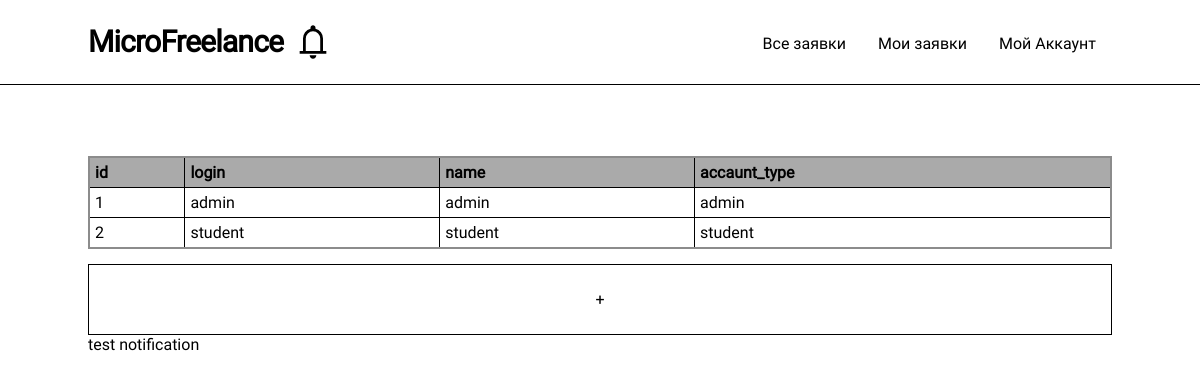
Page /admin (signed in) on the earlier database version.
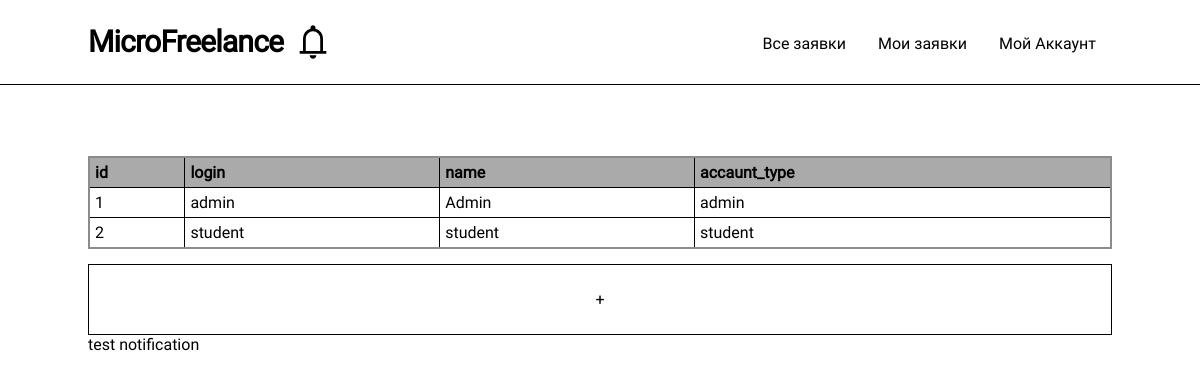
Same page on the later database version.
### models.py (models this page shows, shortened)
class User(UserMixin, db.Model):
    __table_name__ = "users"
    id: Mapped[int]                         = mapped_column(primary_key=True)
    login: Mapped[str]                      = mapped_column(String(64), index=True, unique=True)
    password_hash: Mapped[Optional[str]]    = mapped_column(String(256))
    name: Mapped[Optional[str]]             = mapped_column(String(64))
    aboutme: Mapped[Optional[str]]          = mapped_column(String(256))
    contact_info: Mapped[Optional[str]]     = mapped_column(String(256))
    account_type: Mapped[str]               = mapped_column(String(256), default='student')
    def check_role(self, roles: list[str]) -> bool:
        if type(roles) is str:
            return self.account_type == roles
        return self.account_type in roles

### routes.py (the view)
@app.route('/admin')
@login_required
def admin_panel():
    if not current_user.check_role('admin'):
        abort(418)
    users = db.session.scalars(sa.select(User))
    return render_template('admin/admin_panel.html', users=users)

### models.py (called while the page is built)
@login.user_loader
def load_user(id):
  return db.session.get(User, int(id))

### routes.py (called while the page is built)
def render_template(*args, **kwargs):
    kwargs['current_user'] = current_user
    return base_render_teplate(*args, **kwargs)

### templates/admin/admin_panel.html
{% extends "base/base.html" %}
{% block content %}
<div class="admin-panel">
  <table class="user-table">
    <thead class="header">
      <tr>
        <th>id</th>
        <th>login</th>
        <th>name</th>
        <th>accaunt_type</th>
      </tr>
    </thead>
    <tbody>
    {% for user in users%}
      <tr class="user-line" onclick="window.location.replace('admin/{{user.id}}')">
        <td>{{user.id}}</td>
        <td>{{user.login}}</td>
        <td>{{user.name}}</td>
        <td>{{user.account_type}}</td>
      </tr>
    {% endfor %}
    </tbody>
  </table>
    <a href="admin-create-new-user">
      <p class="add-user">
        +
      </p>
    </a>
</div>
<div class="notifications-actions">
  <a href="/api/test-notification" target='_blank'>test notification</a>
</div>
{% endblock %}

Differences in the rows shown:
changed User "admin": name "admin" → "Admin"
